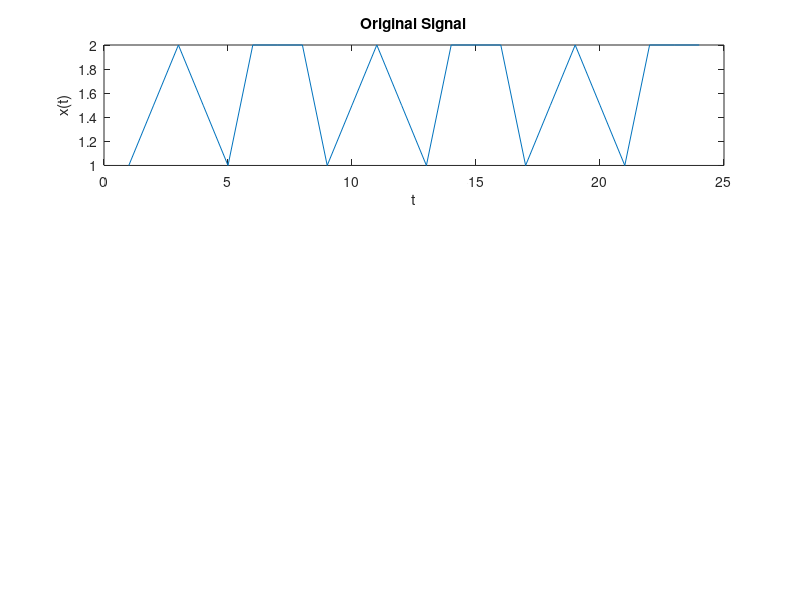

This chart was generated by the following MATLAB code: (Note: this script raises an error after producing the figure.)
clc
clear all
close all
% time 
t=0:1:7;
x=[];
% generate signal for one period 
for i=1:length(t)
    if (i>=0 && i<=3)
        x=[x (t(i)/2)+1];
    elseif (i>=3 && i<=5)
        x=[x 3-(t(i))/2];
    else
        x=[x 2];
    end 
        
end 
% make signal period for 2 times 
X=repmat(x,[1 3]);
figure
subplot(311)
plot(X)
xlabel('t')
ylabel('x(t)')
title('Original Signal')
% part 01
T0 = 8;
wo = 2*pi/T0;
y =[];
for n = 7:15   
  fun=@(z) (X(n)*exp(1j*n*wo*z));
  y = [y (integral(fun,0,7))/T0];
end
subplot 312
plot(abs(y))
xlabel('t')
ylabel('Magnitude')
title('Magnitude of FS from 7 to 15')
subplot 313
plot(angle(y))
xlabel('t')
ylabel('Phase')
title('Phase of FS from 7 to 15')
Z=[];
% TFS
for i=11:17
    a0=X(11);
    Z=[Z a0+sum((j*cos(t*wo*i))/X(i)/2+(X(i)/2)*sin(t*wo*i))];
end 
figure
subplot(311)
plot(X)
xlabel('t')
ylabel('x(t)')
title('Original Signal')
subplot 312
plot(abs(Z))
xlabel('t')
ylabel('Magnitude')
title('Magnitude of FS from 11 to 17')
subplot 313
plot(angle(Z))
xlabel('t')
ylabel('Phase')
title('Phase of FS from 11 to 17')
